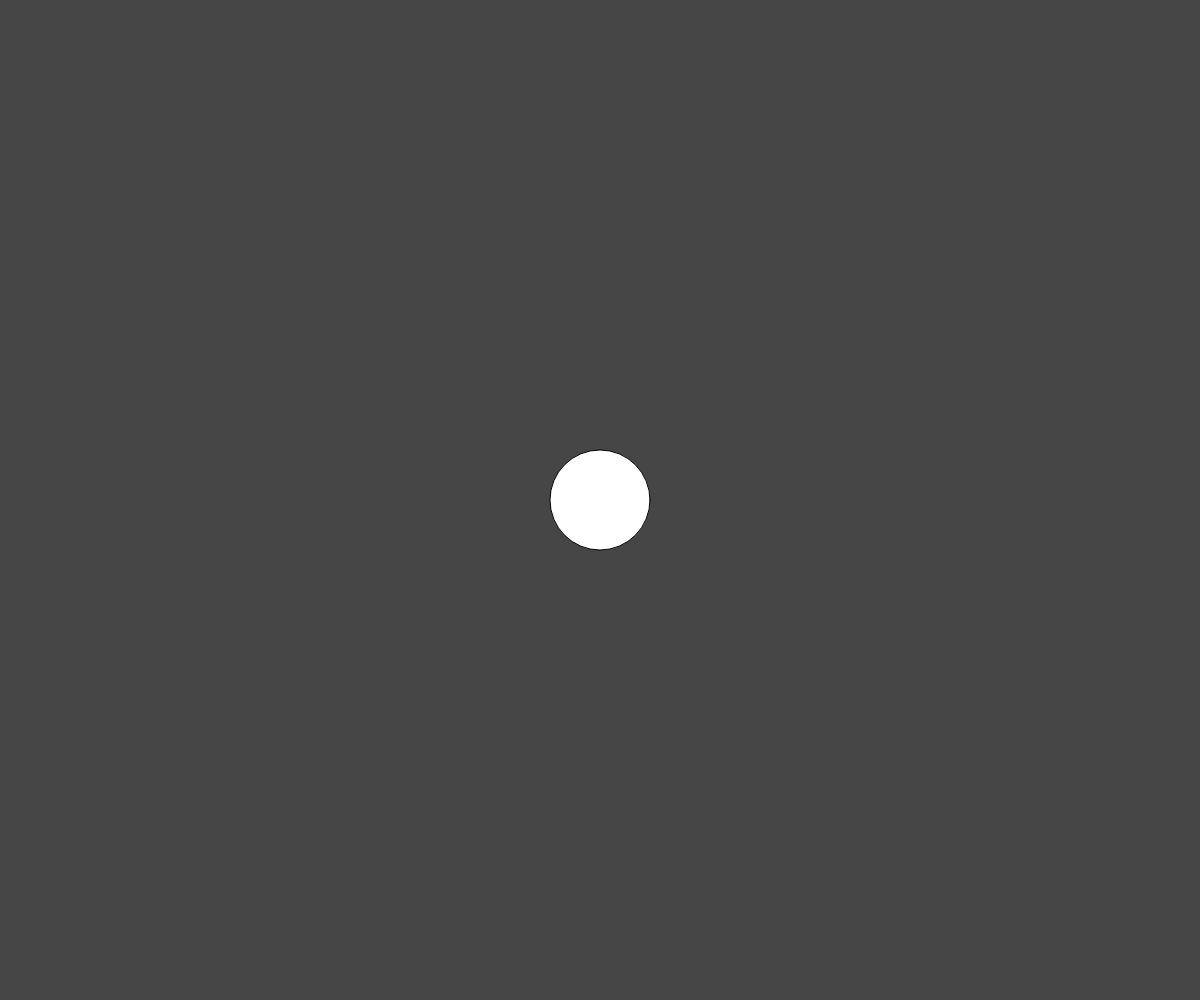
Frame 1 (no input)
Frame 60 (no input): identical to frame 1, image omitted
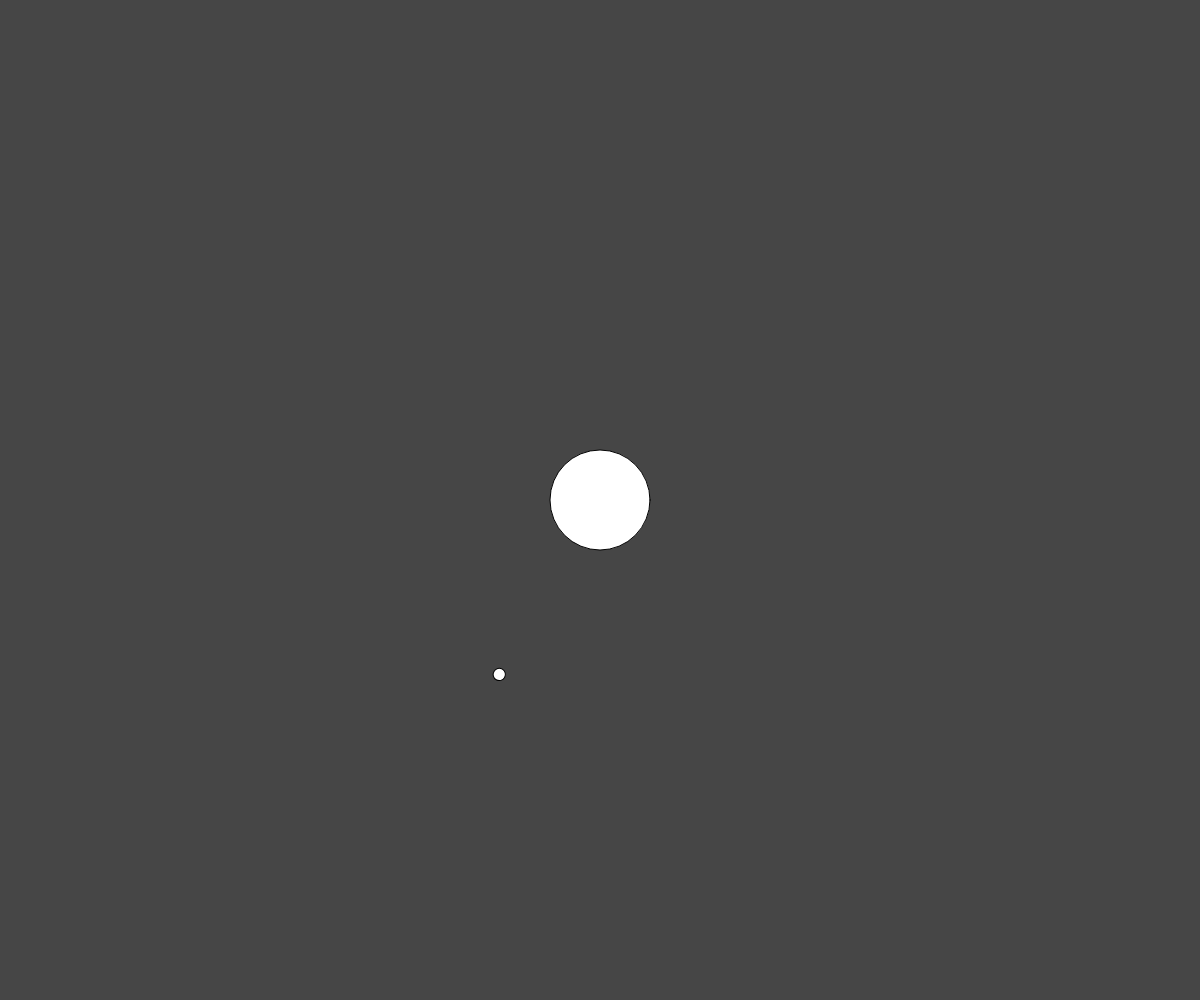
Frame 120 (the mouse pressed at the canvas centre since frame 60)

The p5.js sketch that drew these frames (run headless with seeded random() and noise() and a simulated clock; from frame 60 on, the mouse is pressed at the canvas centre):

// p5.js sketch
// ── sketch.js
// Planets and moons (objects within objects)
// Fahad Hussain
// 19-3-2025
// Storing objects in objects, overwriting objects, basic transformations

let myPlanet;

function setup() {
  createCanvas(windowWidth, windowHeight);
  angleMode(DEGREES);
  myPlanet = new Planet(width/2, height/2);
}

function draw() {
  background(70);
  myPlanet.display();
}

function mousePressed(){
  //mouseClicked() → behaves differently in certain browsers
  if(keyIsPressed && keyCode === SHIFT){
    myPlanet = new Planet(mouseX, mouseY)
  }
  else{
    myPlanet.createMoon();
  }

}

function keyPressed(){
  //if any key (other than SHIFT) is pressed...
  if(keyCode !== SHIFT){
    myPlanet.relocate(mouseX, mouseY);
  }
}

class Planet{
  //1. COnstructor
  constructor(x, y){
    this.x = x; this.y = y; this.s = 100;
    this.moons= [];
  }
  //class functions
  display(){
    //draw the planet + all the moons
    circle(this.x, this.y, this.s);

    for(let m of this.moons){
      m.update();
    }
  }

  relocate(x,y){
    //First, the planet:
    this.x = x; this.y = y;
    //Then the moons:
    for (let m of this.moons){
      m.x = x;  m.y = y;
    }
  }

  createMoon(){
    this.moons.push(new Moon(this.x, this.y));
  }
}

class Moon{
  constructor(x,y){
    this.x =x; this.y = y; this.speed = 2;
    this.angle = 0; this.orbitRadius = random(80,250); this.s = random(5,40);
  }
  update(){
    //handles all internal class function calls
    this.move();
    this.display();
  }

  move(){
    this.angle += this.speed;
  }

  display(){
    push();
    translate(this.x, this.y);
    rotate(this.angle);
    circle(this.orbitRadius, 0, this.s);
    pop();
  }
}
